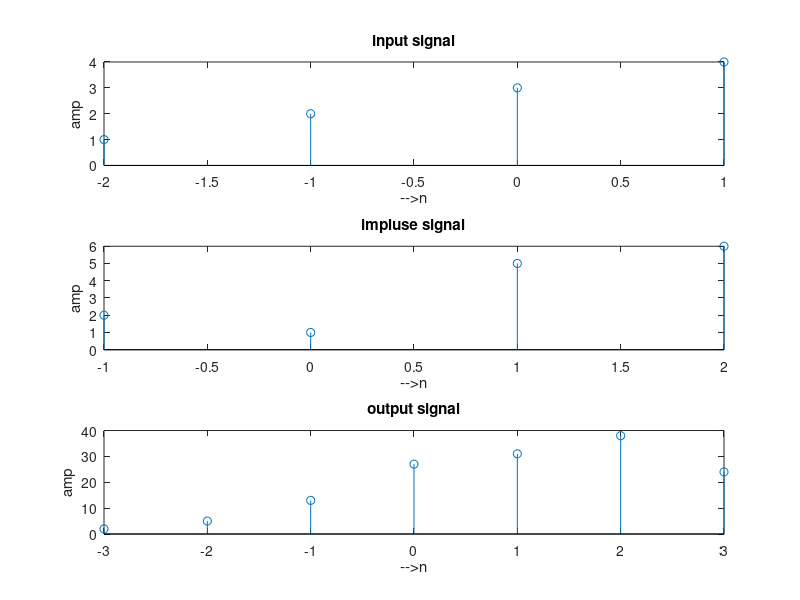

The MATLAB script that drew this image:
clear;
clc;
x=[1,2,3,4];
h=[2,1,5,6];
n=-2:1:1;
y=-1:1:2;
z=-3:1:3;
c=conv(x,h);

subplot(3,1,1);
stem(n,x);
ylabel('amp');xlabel('-->n');title('input signal');

subplot(3,1,2);
stem(y,h);
ylabel('amp');xlabel('-->n');title('impluse signal');

subplot(3,1,3);
stem(z,c);
ylabel('amp');xlabel('-->n');title('output signal');
